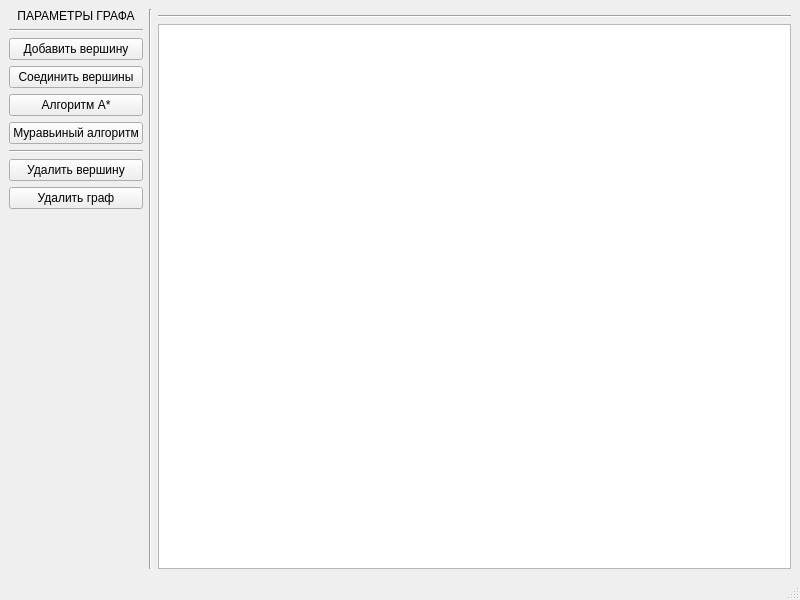
<?xml version="1.0" encoding="UTF-8"?>
<ui version="4.0">
 <class>MainWindow</class>
 <widget class="QMainWindow" name="MainWindow">
  <property name="geometry">
   <rect>
    <x>0</x>
    <y>0</y>
    <width>800</width>
    <height>600</height>
   </rect>
  </property>
  <property name="windowTitle">
   <string>ЛР №2 ПЗвИС</string>
  </property>
  <widget class="QWidget" name="centralwidget">
   <layout class="QHBoxLayout" name="horizontalLayout">
    <item>
     <layout class="QVBoxLayout" name="verticalLayout_3">
      <item>
       <widget class="QLabel" name="label_2">
        <property name="maximumSize">
         <size>
          <width>200</width>
          <height>16777215</height>
         </size>
        </property>
        <property name="styleSheet">
         <string notr="true">font: 18pt &quot;.AppleSystemUIFont&quot;;</string>
        </property>
        <property name="text">
         <string>ПАРАМЕТРЫ ГРАФА</string>
        </property>
        <property name="alignment">
         <set>Qt::AlignCenter</set>
        </property>
       </widget>
      </item>
      <item>
       <layout class="QVBoxLayout" name="verticalLayout_2">
        <item>
         <widget class="Line" name="line">
          <property name="orientation">
           <enum>Qt::Horizontal</enum>
          </property>
         </widget>
        </item>
        <item>
         <widget class="QPushButton" name="pushButton">
          <property name="maximumSize">
           <size>
            <width>200</width>
            <height>16777215</height>
           </size>
          </property>
          <property name="text">
           <string>Добавить вершину</string>
          </property>
         </widget>
        </item>
        <item>
         <widget class="QPushButton" name="pushButton_2">
          <property name="maximumSize">
           <size>
            <width>200</width>
            <height>16777215</height>
           </size>
          </property>
          <property name="text">
           <string>Соединить вершины</string>
          </property>
         </widget>
        </item>
        <item>
         <widget class="QPushButton" name="pushButton_3">
          <property name="maximumSize">
           <size>
            <width>200</width>
            <height>16777215</height>
           </size>
          </property>
          <property name="text">
           <string>Алгоритм A*</string>
          </property>
         </widget>
        </item>
        <item>
         <widget class="QPushButton" name="pushButton_4">
          <property name="maximumSize">
           <size>
            <width>200</width>
            <height>16777215</height>
           </size>
          </property>
          <property name="text">
           <string>Муравьиный алгоритм</string>
          </property>
         </widget>
        </item>
       </layout>
      </item>
      <item>
       <layout class="QVBoxLayout" name="verticalLayout">
        <item>
         <widget class="Line" name="line_2">
          <property name="orientation">
           <enum>Qt::Horizontal</enum>
          </property>
         </widget>
        </item>
        <item>
         <widget class="QPushButton" name="pushButton_5">
          <property name="maximumSize">
           <size>
            <width>200</width>
            <height>16777215</height>
           </size>
          </property>
          <property name="text">
           <string>Удалить вершину</string>
          </property>
         </widget>
        </item>
        <item>
         <widget class="QPushButton" name="pushButton_6">
          <property name="maximumSize">
           <size>
            <width>200</width>
            <height>16777215</height>
           </size>
          </property>
          <property name="text">
           <string>Удалить граф</string>
          </property>
         </widget>
        </item>
        <item>
         <spacer name="verticalSpacer">
          <property name="orientation">
           <enum>Qt::Vertical</enum>
          </property>
          <property name="sizeHint" stdset="0">
           <size>
            <width>20</width>
            <height>40</height>
           </size>
          </property>
         </spacer>
        </item>
       </layout>
      </item>
     </layout>
    </item>
    <item>
     <widget class="Line" name="line_3">
      <property name="orientation">
       <enum>Qt::Vertical</enum>
      </property>
     </widget>
    </item>
    <item>
     <layout class="QVBoxLayout" name="verticalLayout_4">
      <item>
       <widget class="QWidget" name="widget" native="true"/>
      </item>
      <item>
       <widget class="Line" name="line_4">
        <property name="orientation">
         <enum>Qt::Horizontal</enum>
        </property>
       </widget>
      </item>
      <item>
       <widget class="QTextEdit" name="textEdit"/>
      </item>
     </layout>
    </item>
   </layout>
  </widget>
  <widget class="QMenuBar" name="menubar">
   <property name="geometry">
    <rect>
     <x>0</x>
     <y>0</y>
     <width>800</width>
     <height>24</height>
    </rect>
   </property>
  </widget>
  <widget class="QStatusBar" name="statusbar"/>
 </widget>
 <resources/>
 <connections/>
</ui>
